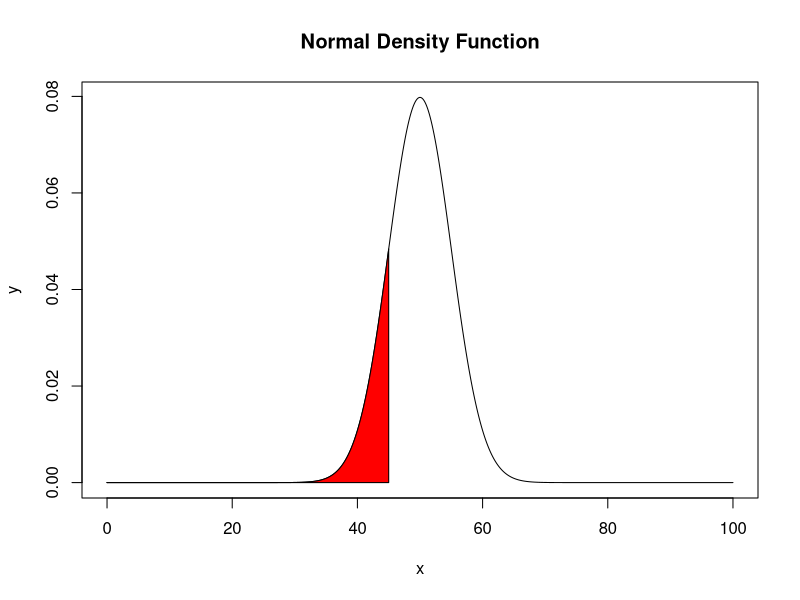
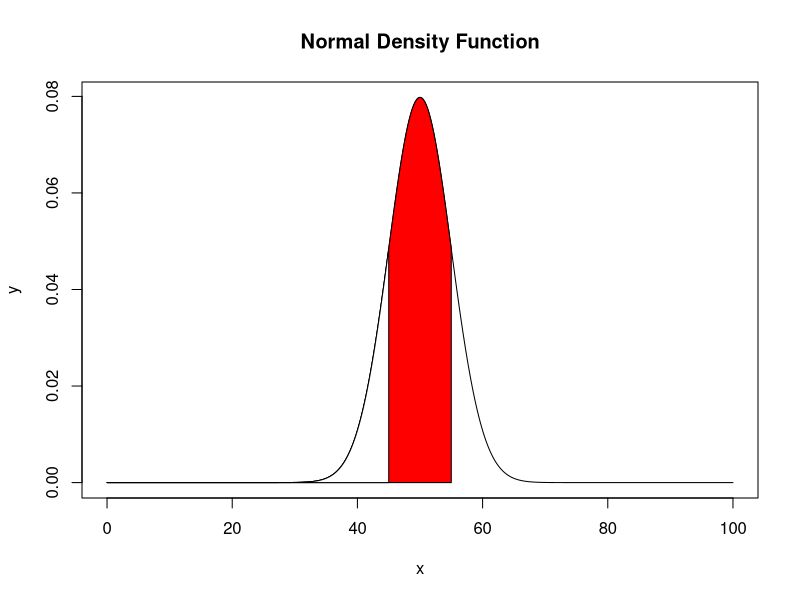
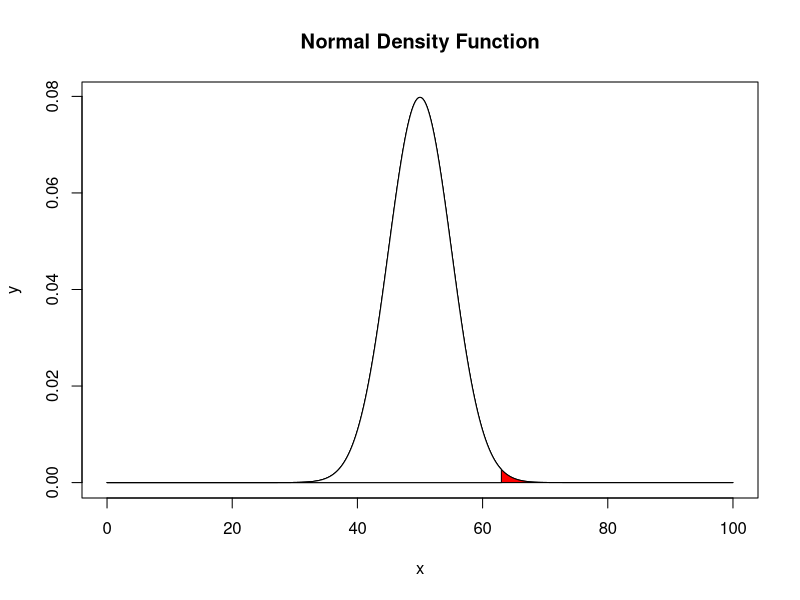
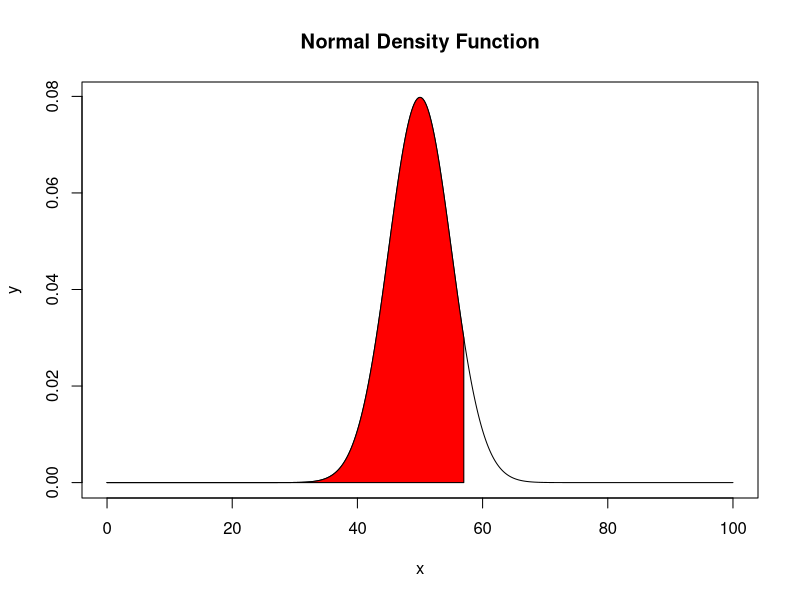

R code for these plots, in order:
## ---- chunk 1
knitr::opts_chunk$set(echo = TRUE)
options(warn=-1)
## ---- chunk 2
library(xtable)
library(plyr)
type='html'
## ---- chunk 3
# This can also be calculated by using >>>>>   pnorm(b, mu, sigma)   <<<<<
CLT <- function(a, b){
  mu <- 50
  sigma <- 5
  ndf <- function(x){exp(1)^(-(x - 50)^2 / (2 * 5^2)) / (5 * sqrt(2 * pi))}
  p_ndf <- integrate(ndf, lower = a, upper = b)
  return(p_ndf$value)
}
## ---- chunk 4
plot.density <- function(a,b){
  mean <- 50 # mu
  sd <- 5    # sigma
  x<-seq(0,100,0.01)
  y<-dnorm(x,mean,sd) 
  plot(x,y,type="l") 
  polygon(c( x[x<=b], b ),  c(y[x<=b],0 ), col="red")
  polygon(c( x[x<=a], a ),  c(y[x<=a],0 ), col="white")
  title("Normal Density Function")
}
## ---- chunk 5
plot.density(0,45)
## ---- chunk 6
plot.density(45,55)
## ---- chunk 7
plot.density(63,100)
## ---- chunk 8
plot.density(0,57)
